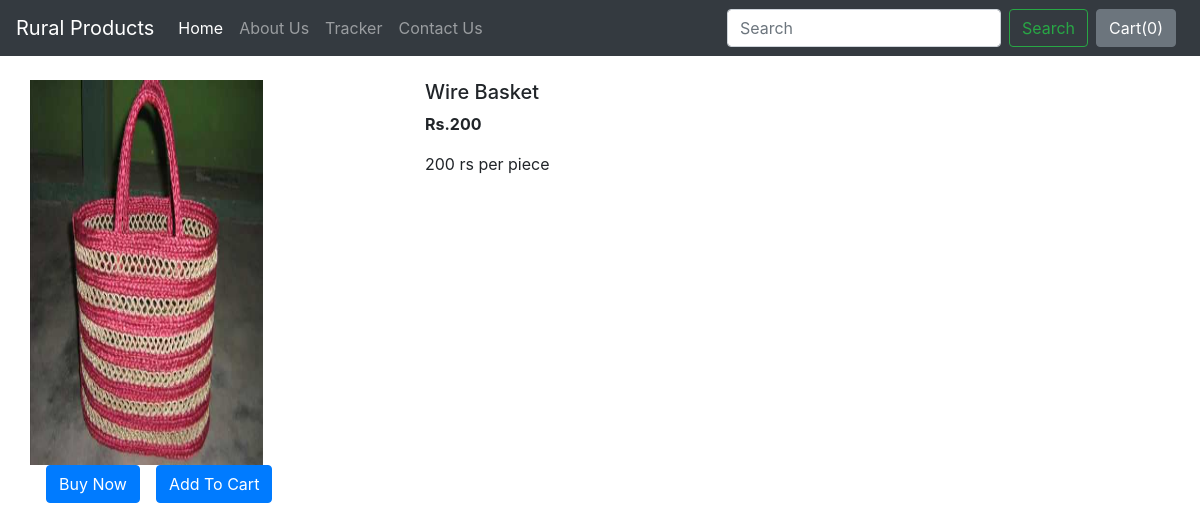
The page /shop/products/10 on the database its author committed.
### shop/models.py (models this page shows, shortened)
class Product(models.Model):
    product_id = models.AutoField
    product_name = models.CharField(max_length=50)
    category = models.CharField(max_length=50, default="")
    subcategory = models.CharField(max_length=50, default="")
    price = models.IntegerField(default=0)
    desc = models.CharField(max_length=300)
    pub_date = models.DateField()
    image = models.ImageField(upload_to='shop/images', default="")

### shop/views.py (the view)
# urls.py: path("products/<int:myid>", views.productView, name="ProductView"),
def productView(request, myid):
    product = Product.objects.filter(id=myid)
    return render(request, 'shop/prodView.html', {'product':product[0]})

### shop/templates/shop/prodView.html (shortened to what this page needs)
{% extends 'shop/basic.html' %}
{% block body %}
<div class="container my-4">
    <div class="row">
    <div class="col-md-4">
    <div class="row">
        <img src="/media/{{product.image}}" width="233px" height="385px">
    </div>
        <div class="row">
            <button class="btn btn-primary mx-3">Buy Now</button>
            <button class="btn btn-primary">Add To Cart</button>
        </div>
    </div>
    <div class="col-md-8">
        <h5>{{product.product_name}}</h5>
        <p><b>Rs.{{product.price}} </b></p>
        <p>{{product.desc}}</p>
    </div>
    </div>
</div>
{% endblock %}

### rows shown on the page
Product: image (picture), product_name "Wire Basket", price "200", desc "200 rs per piece"
